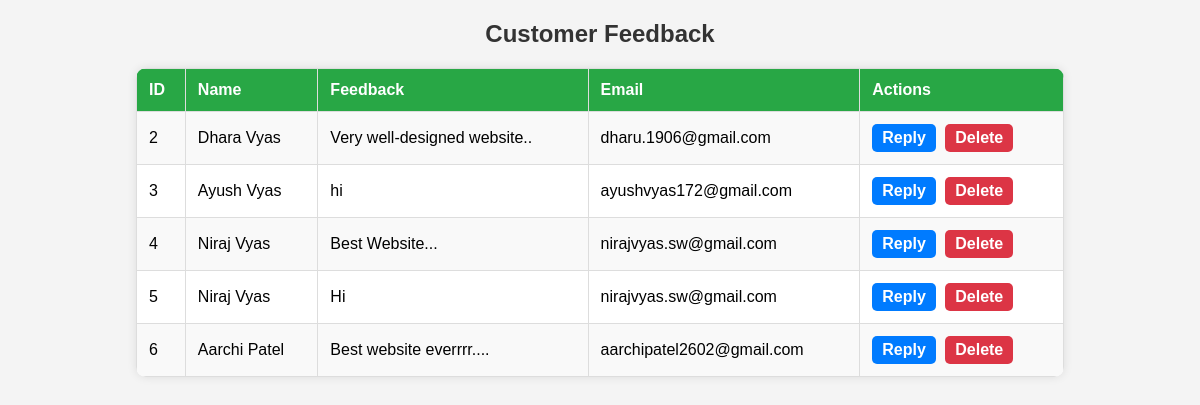
The page /admin/customer_feedback.php on the database its author committed.
### tables this page shows
CREATE TABLE IF NOT EXISTS `feedback` (
  `id` int NOT NULL AUTO_INCREMENT,
  `customer_name` varchar(255) NOT NULL DEFAULT 'Anonymous',
  `email` varchar(255) DEFAULT NULL,
  `feedback` text NOT NULL,
  `created_at` timestamp NOT NULL DEFAULT CURRENT_TIMESTAMP,
  `updated_at` timestamp NOT NULL DEFAULT CURRENT_TIMESTAMP ON UPDATE CURRENT_TIMESTAMP,
  `reply` text,
  PRIMARY KEY (`id`)
);

### admin/customer_feedback.php (the view, shortened to what this page needs)
<?php
$servername = "localhost";
$username = "root";
$password = "";
$database = "dairy_products";
$conn = mysqli_connect($servername, $username, $password, $database);
$sql = "SELECT id, customer_name, feedback, email FROM feedback";
$result = mysqli_query($conn, $sql);
?>
<!DOCTYPE html>
<html lang="en">
<head>
</head>
<body>
    <h2>Customer Feedback</h2>
    <table>
        <tr>
            <th>ID</th>
            <th>Name</th>
            <th>Feedback</th>
            <th>Email</th>
            <th>Actions</th>
        </tr>
        <?php while ($row = mysqli_fetch_assoc($result)) { ?>
        <tr>
            <td><?php echo $row['id']; ?></td>
            <td><?php echo $row['customer_name']; ?></td>
            <td><?php echo $row['feedback']; ?></td>
            <td><?php echo $row['email']; ?></td>
            <td class="action-links">
                <a href="reply_feedback.php?email=<?php echo $row['email']; ?>" class="reply">Reply</a>
                <a href="delete_feedback.php?id=<?php echo $row['id']; ?>" class="delete" onclick="return confirm('Are you sure you want to delete this feedback?');">Delete</a>
            </td>
        </tr>
        <?php } ?>
    </table>
</body>
</html>

### admin/customer_feedback.php (style rules this page uses)
* { margin: 0; padding: 0; box-sizing: border-box; font-family: Arial, sans-serif; }
body { background-color: #f4f4f4; display: flex; justify-content: center; align-items: center; flex-direction: column; padding: 20px; }
h2 { margin-bottom: 20px; color: #333; }
table { width: 80%; border-collapse: collapse; background: white; box-shadow: 0px 0px 10px rgba(0, 0, 0, 0.1); border-radius: 10px; overflow: hidden; }
th, td { border: 1px solid #ddd; padding: 12px; text-align: left; }
th { background-color: #28a745; color: white; font-weight: bold; }
tr:nth-child(even) { background-color: #f9f9f9; }
.action-links a { text-decoration: none; font-weight: bold; color: white; padding: 5px 10px; border-radius: 5px; margin-right: 5px; display: inline-block; }
.reply { background-color: #007bff; }
.delete { background-color: #dc3545; }

### rows shown on the page
feedback: id "2", customer_name "Dhara Vyas", feedback "Very well-designed website..", email "dharu.1906@gmail.com"
feedback: id "3", customer_name "Ayush Vyas", feedback "hi", email "ayushvyas172@gmail.com"
feedback: id "4", customer_name "Niraj Vyas", feedback "Best Website...", email "nirajvyas.sw@gmail.com"
feedback: id "5", customer_name "Niraj Vyas", feedback "Hi", email "nirajvyas.sw@gmail.com"
feedback: id "6", customer_name "Aarchi Patel", feedback "Best website everrrr....", email "aarchipatel2602@gmail.com"
